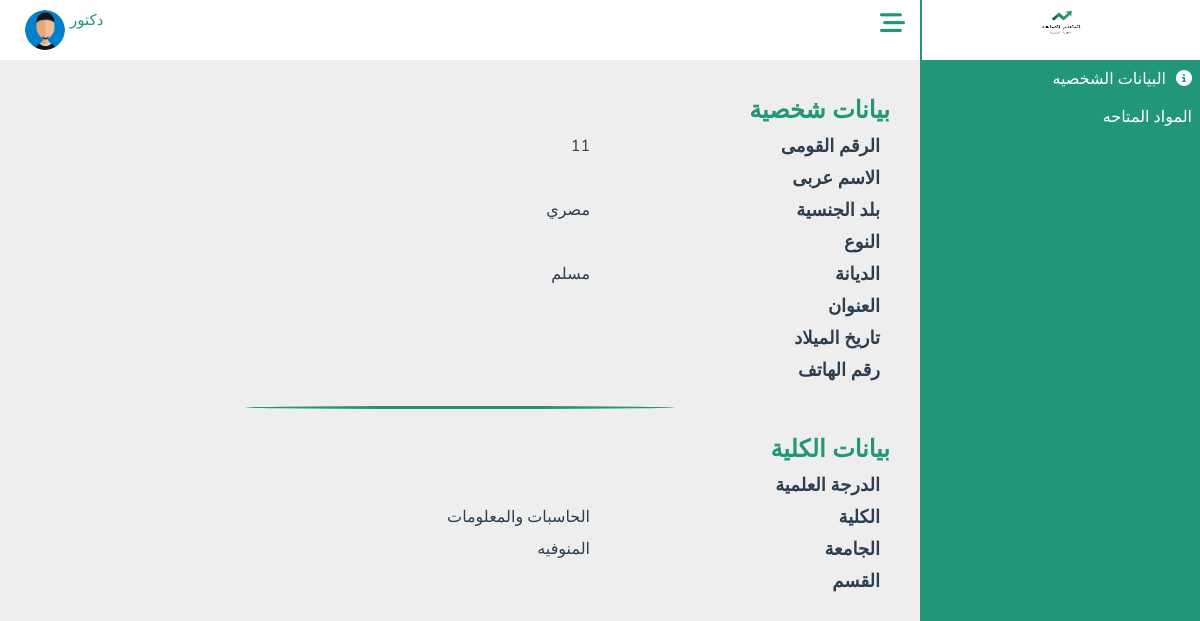
Page /Doctors/Doctor_info.php (signed in) on the committed database.
### tables this page shows
CREATE TABLE `doctor` (
  `Doctor_ID` bigint(30) NOT NULL,
  `Password` varchar(100) NOT NULL,
  `Image` varchar(100) NOT NULL DEFAULT 'profile.jpg',
  `Full_Name` varchar(100) DEFAULT NULL,
  `Job` varchar(100) NOT NULL DEFAULT 'دكتور',
  `Gender` varchar(100) DEFAULT NULL,
  `Nationality` varchar(100) DEFAULT 'مصري',
  `Religion` varchar(100) DEFAULT NULL,
  `Date_Birth` date DEFAULT NULL,
  `Address` varchar(100) DEFAULT NULL,
  `Phone_Number` varchar(30) DEFAULT NULL,
  `Degree` varchar(100) DEFAULT NULL,
  `University` varchar(100) DEFAULT 'المنوفيه',
  `Faculty` varchar(100) DEFAULT 'الحاسبات والمعلومات',
  `Department` varchar(100) DEFAULT NULL,
  `Email_Address` varchar(100) NOT NULL
);

### Doctors/Doctor_info.php (the view, shortened to what this page needs)
<?php
include_once("../DataBase/database.php");
if ($con) {
    $ID = $_SESSION['doctor_id'];
    $sql = $con->query("SELECT * FROM `doctor` WHERE Doctor_ID='$ID'");
    $data = $sql->fetch(PDO::FETCH_ASSOC);
}
?>
<html lang="en">
    <head>
        <link rel="stylesheet" href="../CssCOmponent/all.min.css">
        <link rel="stylesheet" href="../CssComponent/Info.css">
        <link rel="stylesheet" href="../CssCOmponent/Dashboard.css">
    </head>
    <body>
        <?php include_once("../Components/Dashboard.php") ?>
        <section class="section">
            <?php include_once("../Components/NavBar.php"); ?>
            <div class="container ">
                <div class="personal_info">
                    <h3>بيانات شخصية</h3>
                    <ul>
                        <li>
                            <b>الرقم القومى</b>
                            <p id="Dr_ID"> <?php echo $data['Doctor_ID'] ?> </p>
                        </li>
                        <li>
                            <b>الاسم عربى</b>
                            <p id="Full_Name"><?php echo $data['Full_Name'] ?> </p>
                        </li>
                        <li>
                            <b>بلد الجنسية</b>
                            <p id="Nationality"><?php echo $data['Nationality'] ?></p>
                        </li>
                        <li>
                            <b>النوع</b>
                            <p id="Gender"><?php echo $data['Gender'] ?> </p>
                        </li>
                        <li>
                            <b>الديانة</b>
                            <p id="Religion"> <?php echo $data['Religion'] ?></p>
                        </li>
                        <li>
                            <b>العنوان</b>
                            <p id="Address"><?php echo $data['Address'] ?></p>
                        </li>
                        <li>
                            <b>تاريخ الميلاد</b>
                            <p id="Date_of_Birth"><?php echo $data['Address'] ?></p>
                        </li>
                        <li>
                            <b>رقم الهاتف</b>
                            <p id="Phone_Number"><?php echo $data['Phone_Number'] ?> </p>
                        </li>
                    </ul>
                </div>
                <span class="line"></span>
                <div class="Faculty_info">
                    <h3>بيانات الكلية</h3>
                    <ul>
                        <li>
                            <b>الدرجة العلمية</b>
                            <p id="Degree"> <?php echo $data['Degree'] ?></p>
                        </li>
                        <li>
                            <b>الكلية</b>
                            <p id="Faculty"> <?php echo $data['Faculty'] ?></p>
                        </li>
                        <li>
                            <b>الجامعة</b>
                            <p id="University"><?php echo $data['University'] ?></p>
                        </li>
                        <li>
                            <b>القسم</b>
                            <p id="Department"><?php echo $data['Department'] ?></p>
                        </li>
                    </ul>
                </div>
            </div>
        </section>
    </body>
</html>

### Components/NavBar.php (shortened to what this page needs)
<?php
include_once("../DataBase/database.php");
if ($con) {
   if (isset($_SESSION['admin_id'])) {
      $admin_id = $_SESSION['admin_id'];
      $q = $con->query("SELECT * FROM `admin` WHERE Ad_ID='$admin_id'");
      $d = $q->fetch(PDO::FETCH_ASSOC);
      $imgPath = "../Admins/images/";
      $profile = "../Admins/Admin_Info.php";
   } elseif (isset($_SESSION['doctor_id'])) {
      $doctor_id = $_SESSION['doctor_id'];
      $q = $con->query("SELECT * FROM `doctor` WHERE Doctor_ID='$doctor_id'");
      $d = $q->fetch(PDO::FETCH_ASSOC);
      $imgPath = "../Doctors/images/";
   } elseif (isset($_SESSION['student_id'])) {
      $student_id = $_SESSION['student_id'];
      $q = $con->query("SELECT * FROM `student` WHERE St_ID='$student_id'");
      $d = $q->fetch(PDO::FETCH_ASSOC);
      $imgPath = "../Students/images/";
      $profile = "../Students/Student_info.php";
   }
   $job = $d['Job'];
   $img = $imgPath . $d['Image'];
}
?>
<div class="nav-bar1">
    <div class="icon">
        <i class="fa-solid fa-bars-staggered"></i>
    </div>
    <div class="profile">
        <div class="user">
            <p class="job"><?php echo $job ?></p>
        </div>
        <div class="img">
            <img src=<?php echo $img ?> alt="error" height="30px" width="30px">
        </div>
    </div>
</div>

### CssComponent/Info.css (style rules this page uses)
.container { width: 100%; padding: 30px; display: flex; flex-direction: column; }
.container h3 { line-height: 40px; color: var(--main-color); font-size: 24px; }
.container ul li { display: flex; color: var(--black-color); line-height: 32px; }
.container ul li b { padding-right: 10px; font-weight: 600; font-size: 18px; width: 300px; color: var(--light-blue); }
.container ul li p { font-weight: 400; font-size: 16px; width: 400px; }
.container .line { width: 50%; height: 3px; background: var(--main-color); display: block; border-radius: 50%; margin: 20px auto; }

### CssComponent/Dashboard.css (style rules this page uses)
:root { --main-color: #229678; --red-color: #e74c3c; --orangen-color: #f39c12; --white-color: #fff; --black-color: #2c3e50; --ligth-color: #888; --ligth-background: #eee; --main-border: 1pxsolid rgba(0, 0, 0, 0.2); --main-trantision: 0.2s linear; --linear: #229678; }
* { font-family: "Nunito", sans-serif; margin: 0; padding: 0; box-sizing: border-box; outline: none; border: none; text-decoration: none; direction: rtl !important; }
body { background-color: var(--ligth-background) !important; }
.nav-bar1 { height: 60px; width: 100%; background-color: white; display: flex; justify-content: space-between; z-index: 1000; text-align: center; position: sticky; top: 0; left: 0; }
.nav-bar1 .profile, .nav-bar1 .icon { height: 100%; padding: 10px 15px; }
.nav-bar1 .icon { line-height: 40px; font-size: 25px; cursor: pointer; }
.nav-bar1 .icon i { cursor: pointer; color: var(--main-color); }
.nav-bar1 .profile { display: inline-flex; margin-left: 10px; }
.nav-bar1 .profile .user { margin-left: 5px; }
.nav-bar1 .profile .user p { color: var(--main-color); margin: 0 !important; font-size: 15px; }
.img > img { height: 100%; width: 100%; border-radius: 50%; }
.section { padding-right: 280px; }

### rows in the picture
doctor: Job "دكتور", Image (placeholder picture), Doctor_ID "11", Nationality "مصري", Religion "مسلم", Faculty "الحاسبات والمعلومات", University "المنوفيه"
